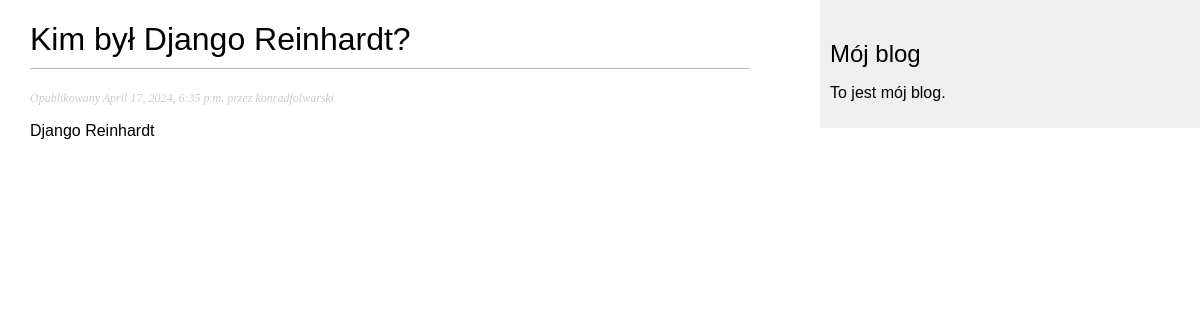
Page /blog/2024/4/17/KBDR on the committed database.
### blog/models.py (models this page shows, shortened)
class Post(models.Model):
    STATUS_CHOICES = (
        ('draft', 'Draft'),
        ('published', 'Published'),
    )
    title = models.CharField(max_length=250)
    slug = models.SlugField(max_length=250,
                            unique_for_date='publish')
    author = models.ForeignKey(User,
                               on_delete=models.CASCADE,
                               related_name='blog_posts')
    body = models.TextField()
    publish = models.DateTimeField(default=timezone.now)
    created = models.DateTimeField(auto_now_add=True)
    updated = models.DateTimeField(auto_now=True)
    status = models.CharField(max_length=10,
                              choices=STATUS_CHOICES,
                              default='draft')
    objects = models.Manager()
    published = PublishedManager()
    class Meta:
        ordering = ('-publish',)

### blog/views.py (the view)
# urls.py: path('<int:year>/<int:month>/<int:day>/<slug:post>', views.post_detail, name='post_detail'),
def post_detail(request, year, month, day, post):
    post = get_object_or_404(Post, slug=post,
                                   status='published',
                                   publish__year=year,
                                   publish__month=month,
                                   publish__day=day)
    return render(request,
                  'blog/post/detail.html',
                  {'post': post})

### blog/templates/blog/post/detail.html (shortened to what this page needs)
{% extends "blog/base.html" %}
{% block content %}
  <h1>{{ post.title }}</h1>
  <p class="date">
    Opublikowany {{ post.publish }} przez {{ post.author }}
  </p>
  {{ post.body|linebreaks }}
{% endblock %}

### blog/static/css/blog.css (style rules this page uses)
body { margin:0; padding:0; font-family:helvetica, sans-serif; }
h1 { font-weight:normal; border-bottom:1px solid #bbb; padding:0 0 10px 0; }
p.date { color:#ccc; font-family: georgia, serif; font-size: 12px; font-style: italic; }

### rows in the picture
Post: title "Kim był Django Reinhardt?", publish "April 17, 2024, 6:35 p.m.", author "konradfolwarski", body "Django Reinhardt"
